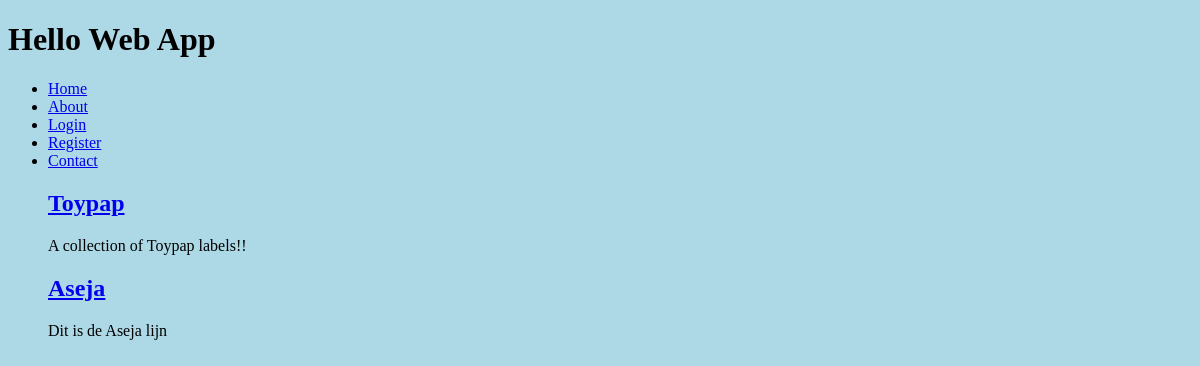
Before: / with the older database file.
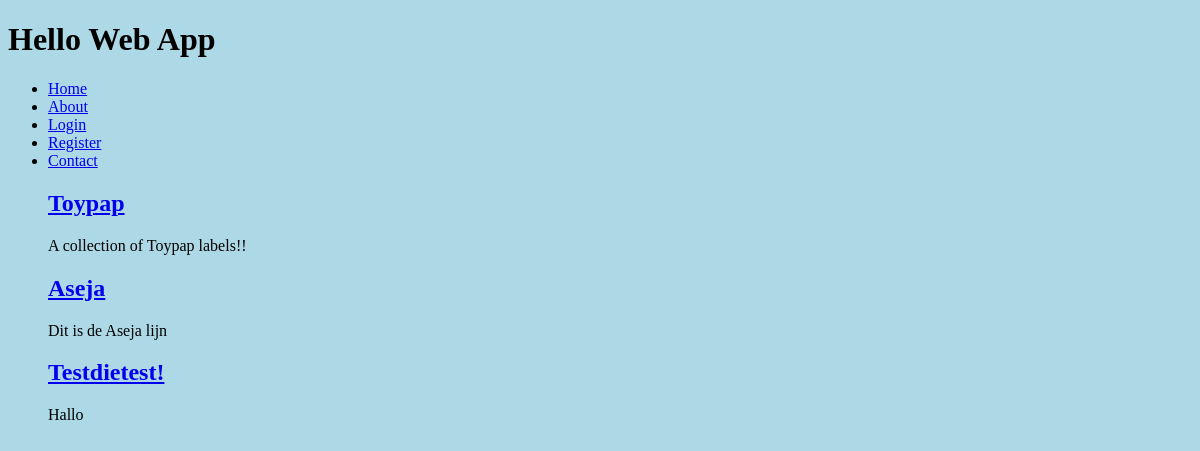
After: the same page with the newer database file.
### collection/models.py (models this page shows)
class PrivateLabel(models.Model):
  name = models.CharField(max_length=255)
  description = models.TextField()
  slug = models.SlugField(unique=True)

### collection/views.py (the view)
# urls.py: url(r'^$', 'collection.views.index', name='home'),
def index(request):
  privatelabels = PrivateLabel.objects.all()
  return render(request, 'index.html', {'privatelabels': privatelabels,})

### collection/templates/index.html (shortened to what this page needs)
{% extends 'layouts/base.html' %}
{% load humanize %}
{% block content %}
  {% for privatelabel in privatelabels %}
    <h2><a href="{% url 'privatelabel_detail' slug=privatelabel.slug %}">{{ privatelabel.name }}</a></h2>
     <p>{{ privatelabel.description }}</p>
  {% endfor %}
{% endblock %}

### collection/templates/layouts/base.html (shortened to what this page needs)
{% load staticfiles %}
<!doctype html>
<html>
    <head>
      <link rel="stylesheet" href="{% static 'css/style.css' %}" />
  </head>
  <body>
    <header>
      <h1>Hello Web App</h1>
      <nav>
        <ul>
          <li>
            <a href="{% url 'home' %}">Home</a>
          </li>
          <li>
            <a href="{% url 'about' %}">About</a>
          </li>
          {% if user.is_authenticated %}
          <li>
            <a href="{% url 'auth_logout' %}">Logout</a>
          </li>
          {% else %}
          <li>
            <a href="{% url 'auth_login' %}">Login</a>
          </li>
          <li>
            <a href="{% url 'registration_register' %}">Register</a>
          </li>
          {% endif %}
          <li>
            <a href="{% url 'contact' %}">Contact</a>
          </li>
  {% block content %}{% endblock %}
  </body>
</html>

### collection/static/css/style.css (style rules this page uses)
body { background-color: lightblue; }

Changed rows visible on the page:
added PrivateLabel: name "Testdietest!", description "Hallo"
